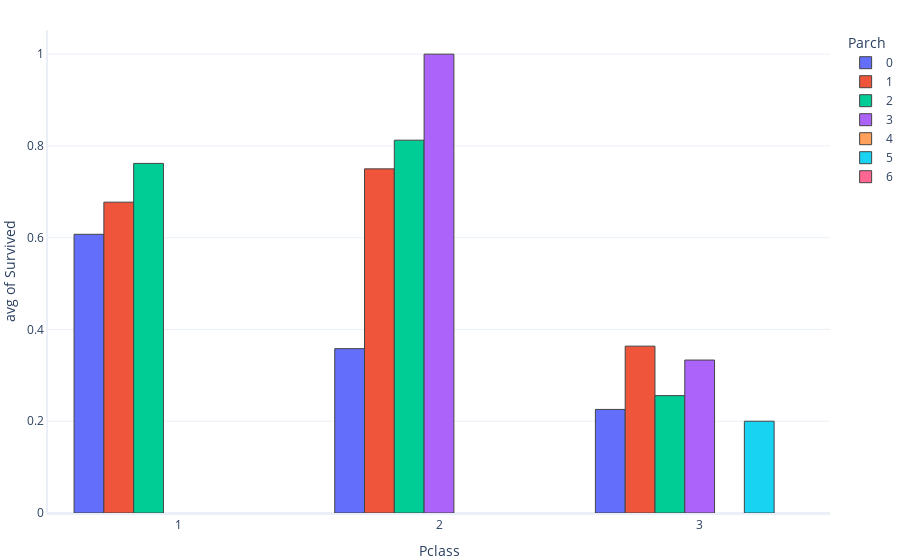

The notebook cell saved with this chart:
### Markdown cell above
The box and whisker plot (top) shows that at least half the people had third-class tickets - notice how the median and maximum of the plot both sit at `Pclass = 3`.

The histogram shows us that people in second and third class tended not to survive the wreck.

Let's look at how survival varies, depending on whether you had parents or children on the ship

### Code cell
graphing.multiple_histogram(dataset, 
                            label_x='Pclass', # group by ticket class
                            label_group="Parch", # colour by no parents or children
                            label_y='Survived', 
                            histfunc="avg")

### Figure 1 — Plotly figure (JSON) as saved in the notebook; plotly's stock layout.template omitted (floating-point values rounded to 4 significant figures; data arrays with more than 128 entries replaced by an {"elided": "..."} marker saying what was removed)
{"data": [{"histfunc": "avg", "name": "0", "type": "histogram", "x": {"elided": "678 int values"}, "y": {"elided": "678 int values"}}, {"histfunc": "avg", "name": "1", "type": "histogram", "x": [3, 3, 3, 3, 3, 1, 3, 1, 2, 1, 1, 1, 3, 2, 1, 3, 3, 1, 3, 3, 3, 3, 2, 3, 2, 3, 3, 3, 1, 3, 2, 1, 3, 1, 2, 1, 3, 3, 1, 2, 2, 1, 2, 3, 1, 1, 2, 3, 3, 1, 3, 3, 2, 3, 2, 3, 3, 2, 2, 3, 3, 3, 3, 3, 1, 2, 2, 3, 3, 2, 1, 2, 1, 1, 3, 2, 3, 2, 3, 2, 3, 2, 3, 2, 1, 2, 3, 1, 3, 1, 3, 3, 2, 1, 3, 2, 3, 2, 1, 3, 3, 2, 3, 2, 1, 3, 3, 2, 1, 2, 3, 1, 3, 1, 3, 1, 1, 2], "y": [0, 1, 0, 0, 0, 0, 1, 1, 1, 0, 0, 0, 1, 0, 0, 0, 0, 1, 0, 1, 0, 0, 1, 0, 1, 0, 0, 0, 1, 0, 1, 0, 0, 1, 1, 0, 0, 1, 1, 0, 0, 1, 1, 1, 1, 0, 1, 1, 0, 1, 0, 0, 1, 0, 1, 0, 0, 1, 1, 1, 1, 1, 0, 1, 1, 0, 1, 0, 0, 1, 1, 1, 1, 1, 0, 1, 0, 1, 1, 0, 1, 1, 0, 1, 1, 0, 0, 1, 1, 0, 0, 1, 1, 0, 0, 1, 1, 1, 1, 0, 0, 1, 1, 0, 1, 1, 0, 1, 1, 0, 0, 1, 1, 1, 1, 1, 1, 1]}, {"histfunc": "avg", "name": "2", "type": "histogram", "x": [3, 1, 2, 2, 3, 3, 3, 3, 2, 1, 3, 3, 1, 3, 3, 2, 3, 3, 3, 3, 3, 3, 3, 3, 2, 2, 3, 3, 3, 1, 1, 1, 1, 3, 1, 1, 3, 3, 1, 3, 2, 3, 1, 3, 1, 2, 2, 3, 1, 2, 3, 2, 1, 1, 3, 3, 1, 1, 3, 2, 2, 3, 3, 1, 3, 2, 1, 2, 1, 3, 3, 3, 1, 3, 3, 2, 3, 3, 3, 3], "y": [1, 0, 1, 1, 0, 0, 1, 0, 1, 1, 0, 0, 1, 0, 0, 0, 0, 0, 1, 0, 0, 1, 0, 1, 1, 1, 0, 1, 1, 0, 1, 1, 1, 0, 1, 0, 1, 0, 1, 1, 1, 0, 1, 0, 1, 0, 1, 0, 0, 1, 1, 1, 1, 1, 0, 0, 1, 1, 0, 1, 1, 0, 0, 0, 0, 0, 1, 1, 1, 0, 1, 0, 1, 0, 0, 1, 0, 0, 0, 0]}, {"histfunc": "avg", "name": "3", "type": "histogram", "x": [3, 2, 3, 2, 3], "y": [0, 1, 0, 1, 1]}, {"histfunc": "avg", "name": "4", "type": "histogram", "x": [3, 3, 1, 3], "y": [0, 0, 0, 0]}, {"histfunc": "avg", "name": "5", "type": "histogram", "x": [3, 3, 3, 3, 3], "y": [0, 1, 0, 0, 0]}, {"histfunc": "avg", "name": "6", "type": "histogram", "x": [3], "y": [0]}], "layout": {"legend": {"title": {"text": "Parch"}}, "xaxis": {"title": {"text": "Pclass"}}, "yaxis": {"title": {"text": "avg of Survived"}}}}
